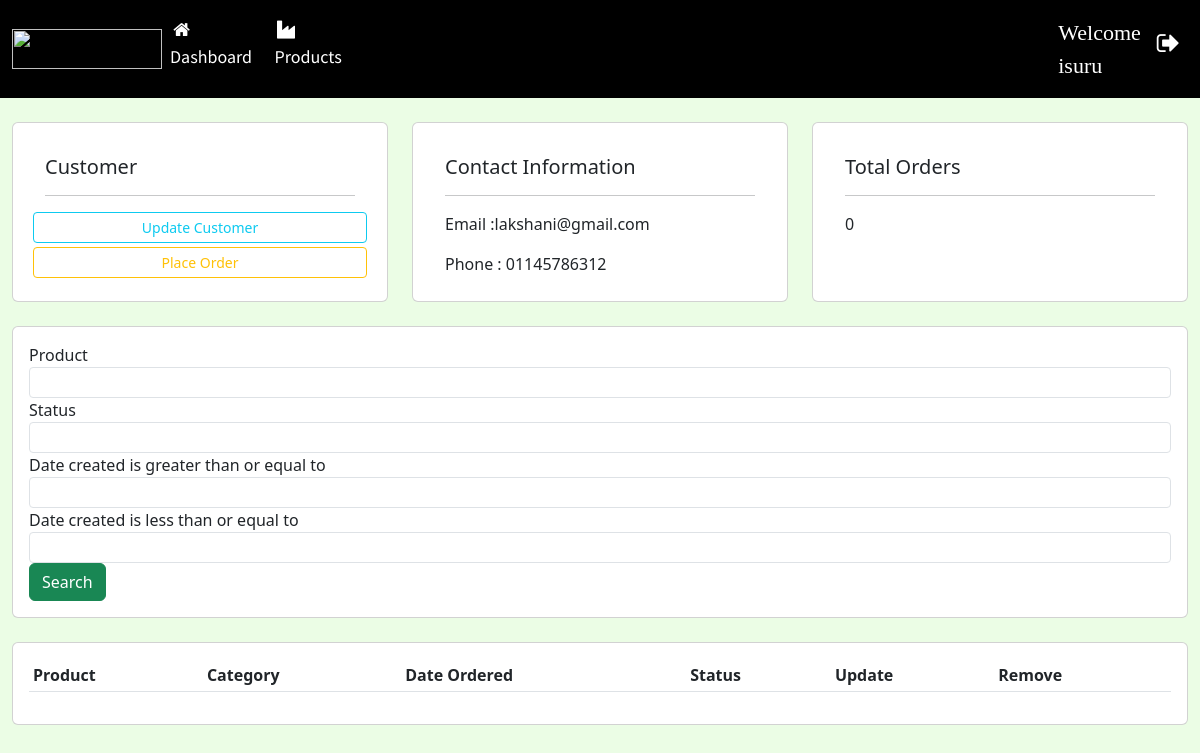
/customer/5 (signed in), run on an earlier commit of the app's database.
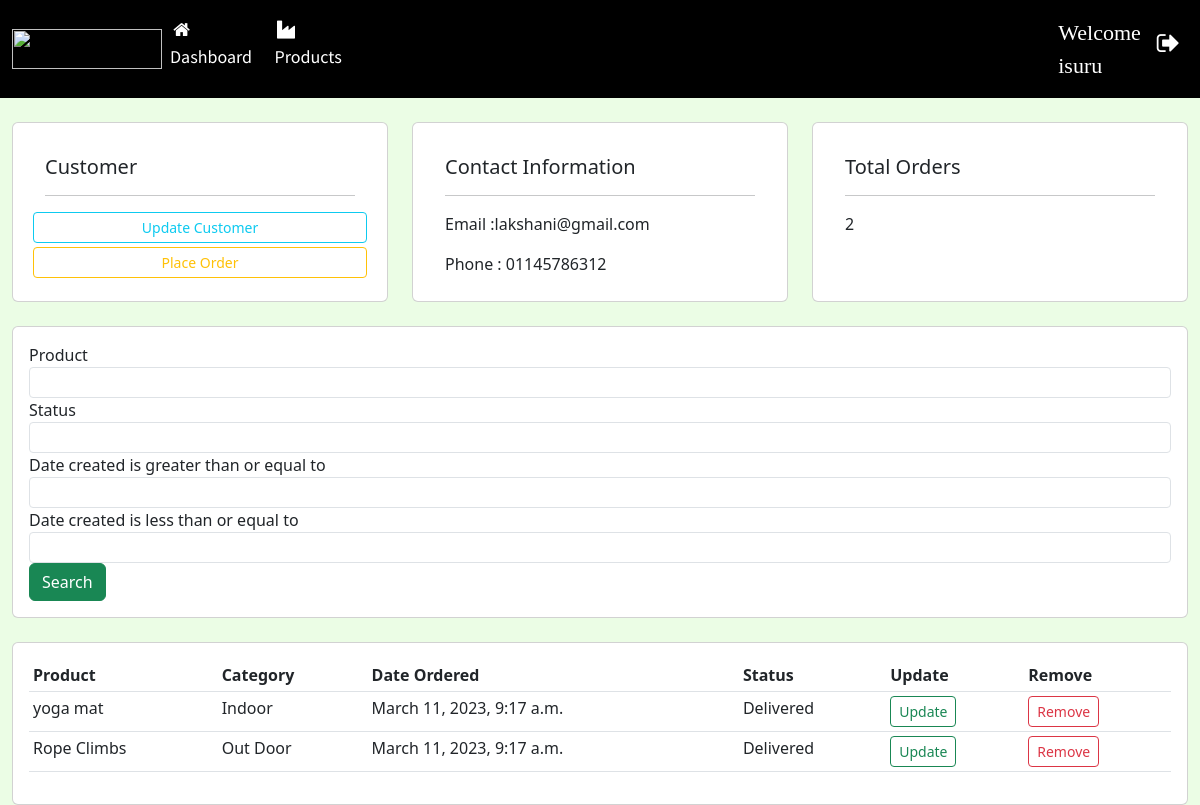
And on a later commit of the database.
### accounts/models.py (models this page shows)
class Order(models.Model):
    STATUS = (
        ("Pending", "Pending"),
        ("Out For Delivery", "Out For Delivery"),
        ("Delivered", "Delivered"),
    )
    customer = models.ForeignKey(Customer, on_delete=models.SET_NULL, null=True)
    product = models.ForeignKey(Product, on_delete=models.SET_NULL, null=True)
    date_created = models.DateTimeField(auto_now_add=True, null=True)
    status = models.CharField(max_length=200, null=True, choices=STATUS)
    def __str__(self):
        return self.product.name

class Product(models.Model):
    CATEGORY = (
        ("Indoor", "Indoor"),
        ("Out Door", "Out Door"),
    )
    name = models.CharField(max_length=200, null=True)
    price = models.FloatField(null=True)
    category = models.CharField(max_length=200, null=True, choices=CATEGORY)
    description = models.CharField(max_length=200, null=True)
    date_created = models.DateTimeField(auto_now_add=True, null=True)
    tags = models.ManyToManyField(Tag)
    def __str__(self):
        return self.name

### accounts/views.py (the view)
# urls.py: path('customer/<str:pk>', views.customers, name="customer"),
@login_required(login_url="login")
def customers(request, pk):
    customer = Customer.objects.get(id=pk)
    orders = customer.order_set.all()
    myFilter = OrderFilter(request.GET, queryset=orders)
    orders = myFilter.qs
    print(orders)
    context = {"customer": customer, "orders": orders, "myFilter": myFilter}
    return render(request, "Customers.html", context)

### templates/Customers.html (shortened to what this page needs)
{% extends "Main.html" %}
{% load static %}
{% block content %}
	<br>
	<div class="container-fluid">
		<div class="row">
			<div class="col-md">
				<div class="card card-body" style="height: 180px">
					<div class="card-body">
						<h5 class="card-title">Customer</h5>
						<hr/>
						<div class="row my-1">
							<a class="btn btn-outline-info btn-sm " href="{% url "update-customer" customer.id %}"
							   style="">Update Customer</a>
						</div>
						<div class="row my-1">
							<a class="btn btn-outline-warning btn-sm " href="{% url "create-order" customer.id %}">Place
								Order</a>
						</div>
					</div>
				</div>
			</div>
			<div class="col-md">
				<div class="card card-body" style="height: 180px">
					<div class="card-body">
						<h5 class="card-title">Contact Information</h5>
						<hr/>
						<p class="card-text">Email :{{ customer.email }} </p>
						<p class="card-text">Phone : {{ customer.phone }} </p>
					</div>
				</div>
			</div>
			<div class="col-md">
				<div class="card card-body" style="height: 180px">
					<div class="card-body">
						<h5 class="card-title">Total Orders</h5>
						<hr/>
						<p class="card-title">{{ orders.count }} </p>
					</div>
				</div>
			</div>
		</div>
		<br/>
		<div class="row">
			<div class="col-md">
				<div class="card card-body">
					<form method="GET">
						{% for field in myFilter.form %}
							<div class="form-group">
								<label>{{ field.label }}</label>
								<input type="text" class="form-control form-control-sm" name="{{ field.name }}">
							</div>
						{% endfor %}
						<button class="btn btn-success " type="submit">Search</button>
					</form>
				</div>
			</div>
		</div>
		<br>
		<div class="row">
			<div class="col-md">
				<div class="card card-body">
					<table class="table table-sm">
						<tr>
							<th>Product</th>
							<th>Category</th>
							<th>Date Ordered</th>
							<th>Status</th>
							<th>Update</th>
							<th>Remove</th>
						</tr>
						{% for order in orders %}
							<tr>
								<td>{{ order.product }}</td>
								<td>{{ order.product.category }}</td>
								<td>{{ order.date_created }}</td>
								<td>{{ order.status }}</td>
								<td><a class="btn btn-outline-success btn-sm" href="{% url "update-order" order.id %}">Update</a>
								</td>
								<td><a class="btn btn-outline-danger btn-sm" href="{% url "delete-order" order.id %}">Remove</a>
								</td>
							</tr>
						{% endfor %}
					</table>
				</div>
			</div>
		</div>
	</div>
{% endblock %}

What changed in the data, as far as the page shows it:
added Order: product "yoga mat", product.category "Indoor", date_created "March 11, 2023, 9:17 a.m.", status "Delivered"
added Order: product "Rope Climbs", product.category "Out Door", date_created "March 11, 2023, 9:17 a.m.", status "Delivered"
Also different on the page:
{{ orders.count }}: "0" → "2"
